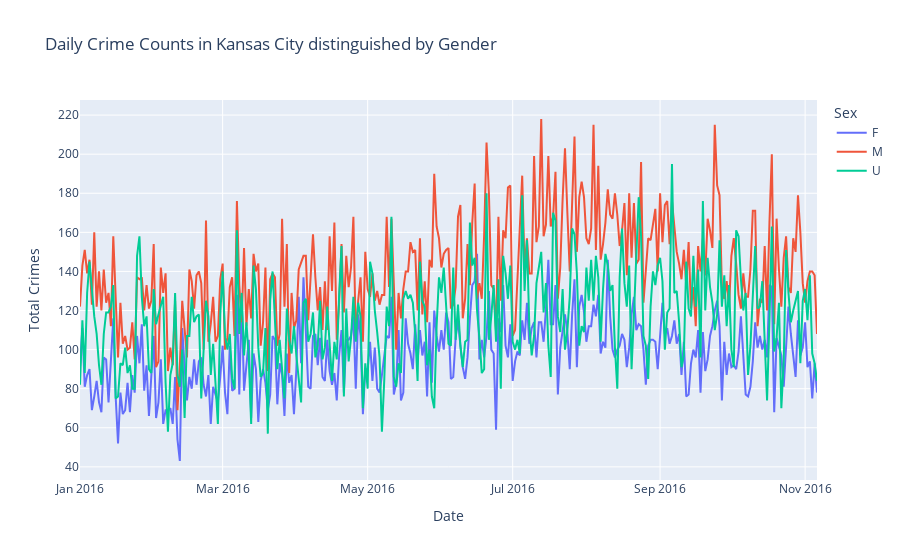

The notebook cell this image was saved under:
### Code cell
!pip install plotly pandas


fig = px.line(gender_df, x='Reported_Date', y='Total_Crimes', color='Sex', 
              title='Daily Crime Counts in Kansas City distinguished by Gender',
              labels={'Total_Crimes':'Total Crimes', 'Reported_Date':'Date'})
fig.show()

### Figure 1 — Plotly figure (JSON) as saved in the notebook; plotly's stock layout.template omitted (floating-point values rounded to 4 significant figures; data arrays with more than 128 entries replaced by an {"elided": "..."} marker saying what was removed)
{"data": [{"hovertemplate": "Sex=F<br>Date=%{x}<br>Total Crimes=%{y}<extra></extra>", "legendgroup": "F", "line": {"color": "#636efa", "dash": "solid"}, "marker": {"symbol": "circle"}, "mode": "lines", "name": "F", "orientation": "v", "showlegend": true, "type": "scatter", "x": {"elided": "311 str values"}, "xaxis": "x", "y": {"elided": "311 int values"}, "yaxis": "y"}, {"hovertemplate": "Sex=M<br>Date=%{x}<br>Total Crimes=%{y}<extra></extra>", "legendgroup": "M", "line": {"color": "#EF553B", "dash": "solid"}, "marker": {"symbol": "circle"}, "mode": "lines", "name": "M", "orientation": "v", "showlegend": true, "type": "scatter", "x": {"elided": "311 str values"}, "xaxis": "x", "y": {"elided": "311 int values"}, "yaxis": "y"}, {"hovertemplate": "Sex=U<br>Date=%{x}<br>Total Crimes=%{y}<extra></extra>", "legendgroup": "U", "line": {"color": "#00cc96", "dash": "solid"}, "marker": {"symbol": "circle"}, "mode": "lines", "name": "U", "orientation": "v", "showlegend": true, "type": "scatter", "x": {"elided": "311 str values"}, "xaxis": "x", "y": {"elided": "311 int values"}, "yaxis": "y"}], "layout": {"legend": {"title": {"text": "Sex"}, "tracegroupgap": 0}, "title": {"text": "Daily Crime Counts in Kansas City distinguished by Gender"}, "xaxis": {"anchor": "y", "domain": [0, 1], "title": {"text": "Date"}}, "yaxis": {"anchor": "x", "domain": [0, 1], "title": {"text": "Total Crimes"}}}}
